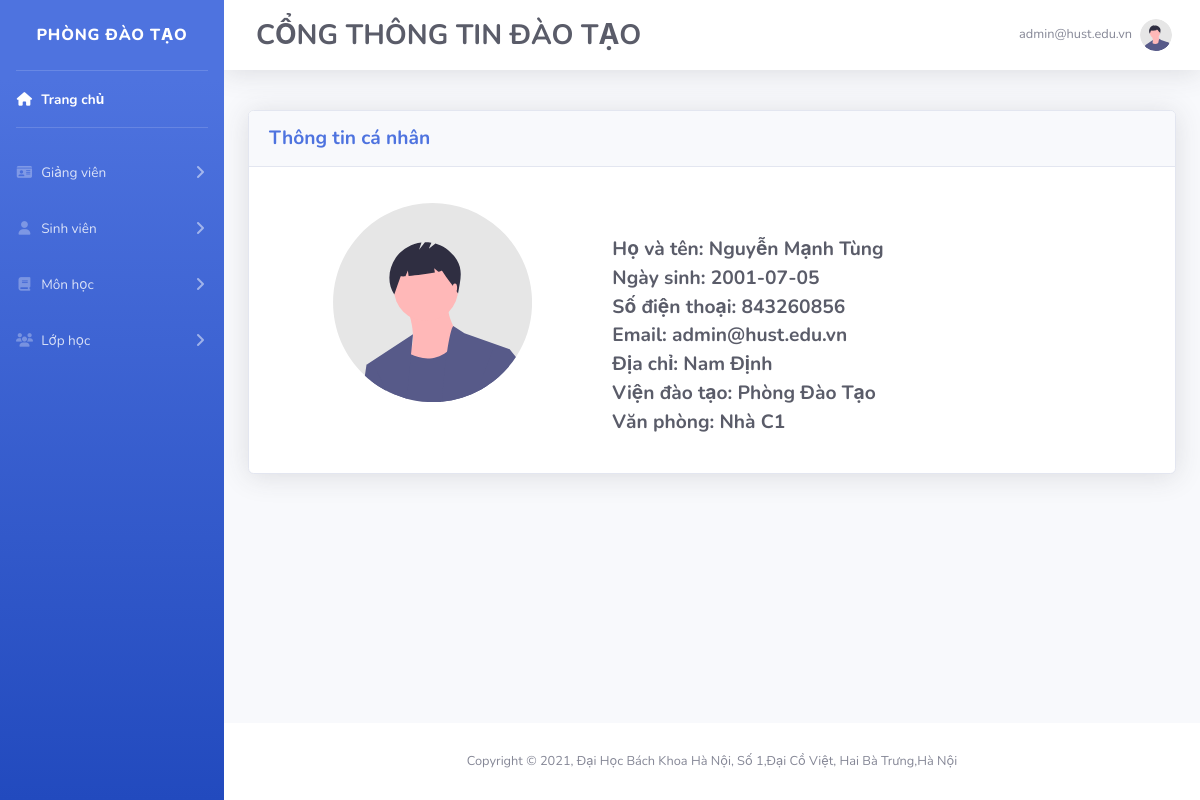
Page /admin/admin.php (signed in) on the committed database.
### tables this page shows
CREATE TABLE `user` (
  `email` varchar(255) NOT NULL,
  `fullname` varchar(255) NOT NULL,
  `birthday` date NOT NULL,
  `Ma_Khoa` varchar(5) NOT NULL,
  `address` varchar(255) DEFAULT NULL,
  `phone` int(10) DEFAULT NULL,
  `password` varchar(255) NOT NULL,
  `level` int(11) NOT NULL,
  `time` datetime NOT NULL DEFAULT current_timestamp()
);

CREATE TABLE `khoa_data` (
  `Ma_Khoa` varchar(5) NOT NULL,
  `Ten_Khoa` varchar(255) NOT NULL,
  `Dia_Chi` varchar(255) NOT NULL
);

### admin/front_end/layout_home.php (the view)
<div class="container-fluid">
    <div class="row">
        <div class="col-lg-12">
        <div class="card mb-4 shadow mt-3">
            <div class="card-header py-3">
                <h6 class="m-0 font-weight-bold text-primary"style="font-size: 1.2rem;">Thông tin cá nhân</h6>
            </div>
            <div class="card-body row">
                <div class="col-4">
                    <div class="text-left ml-5">
                        <img class="img-fluid px-3  mt-3 mb-4" style="width: 18rem;"
                            src="../img/undraw_profile.svg" alt="...">
                    </div>
                </div>
                <div class="col-6">
                    <div>
                        <ul class=" text-left mt-5 mt-5 font-weight-bold text-gray-800" style="font-size: 1.2rem;">
                        <?php
                            include"../database/config.php";
                            $email = $_SESSION['CurrenUser'];
                            $sql = "SELECT * FROM user WHERE email= '$email'";
                            $result = mysqli_query($conn,$sql);
                            if(mysqli_num_rows($result)>0){
                                $row = mysqli_fetch_assoc($result);
                                echo"<li>Họ và tên:  ".$row['fullname']."</li>";
                                echo"<li>Ngày sinh:  ".$row['birthday']."</li>";
                                echo"<li>Số điện thoại:  ".$row['phone']."</li>";
                                echo"<li>Email:  ".$row['email']."</li>";
                                echo"<li>Địa chỉ:  ".$row['address']."</li>";
                                $Ma_Khoa = $row['Ma_Khoa'];
                                $sql = "SELECT * FROM khoa_data WHERE Ma_Khoa= '$Ma_Khoa'";
                                $result = mysqli_query($conn,$sql);
                                $row = mysqli_fetch_assoc($result);
                                echo"<li>Viện đào tạo:  ".$row['Ten_Khoa']."</li>";
                                echo"<li>Văn phòng:  ".$row['Dia_Chi']."</li>";
                            }
                        ?>
                        </ul>
                    </div>
                </div>
            </div>
        </div>
        </div>
    </div>
</div>

### rows in the picture
user: fullname "Nguyễn Mạnh Tùng", birthday "2001-07-05", phone "843260856", email "admin@hust.edu.vn", address "Nam Định"
khoa_data: Ten_Khoa "Phòng Đào Tạo", Dia_Chi "Nhà C1"

### other values in the picture
$_SESSION['CurrenUser'] "admin@hust.edu.vn"
